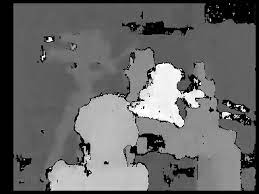
#> input picture MaxPool/depth_map_1.jpg, 259 x 194 px
$ python algo.py
#> lines starting #> are read from the running program, lines starting #| are printed output that depends on the picture
import cv2 as cv
import numpy as np
import statistics as stats
import cv2


def pool(im, a=10, b=0.5):
	for x in range(250,0,-10):
		if ((x-a <= im) & (im <= x+a)).sum() > b * im.size:
			return(x)
	else:
		return x

def localize(im,a=10,b=0.5, pool_x=5, pool_y=5, H=1920, W=1080, label="Image"):
	w,h = im.shape
	newimg = np.array([pool(im[i:i+pool_x, j:j+pool_y], a, b) for i in range(0,w-w%pool_x,pool_x) for j in range(0,h - h%pool_y,pool_y)]).reshape(w//pool_x, h//pool_y)
	cv2.imshow(label+str(newimg.shape), cv2.resize(newimg.astype('uint8'),(H,W), interpolation = cv.INTER_NEAREST))
	return newimg

#img_matrix = np.array([shapenret(img[i:i+x,j:j+y]) for i in range(0,x*n,x) for j in range(0,y*n,y)]).reshape(n,n,x,y,3)

def test(path):
#> called with path = 'depth_map_1.jpg'
	img = cv.imread(path, cv2.IMREAD_GRAYSCALE)
#> img is the input picture: shape (194, 259); min 0, max 255, mean 103.9
	cv.imshow(path, img)
	x, y = img.shape
#> x = 194; y = 259
	while(img.size > 81):
		img = localize(img,10,0.3,5, 5, y, x, path)
#> this loop made 2 passes
#> pass 1, in localize, `newimg = np.array([pool(im[i:i+pool_x, j:j+pool_y], a, b) for i in ran..`:
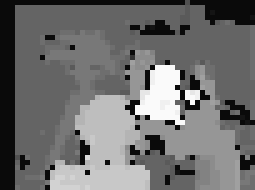
#> newimg: shape (38, 51) int64 (shown 5 times larger); min 10, max 250, mean 110.4
#> pass 1, in localize, `cv2.imshow(label+str(newimg.shape), cv2.resize(newimg.astype('uint8'),..`:
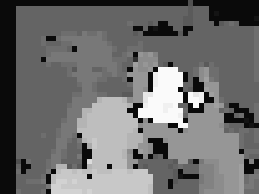
#> window 'depth_map_1.jpg(38, 51)': shape (194, 259); min 10, max 250, mean 109.8
#> pass 2, in localize (call 2), `cv2.imshow(label+str(newimg.shape), cv2.resize(newimg.astype('uint8'),..`:
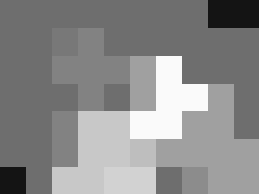
#> window 'depth_map_1.jpg(7, 10)': shape (194, 259); min 20, max 250, mean 138.3


test('depth_map_1.jpg')
#test('depth_map_2.jpg')
#test('depth_map_3.jpg')
#test('depth_map_4.jpg')
cv.waitKey(0)

$ run again, with MaxPool/depth_map_3.jpg copied over MaxPool/depth_map_1.jpg
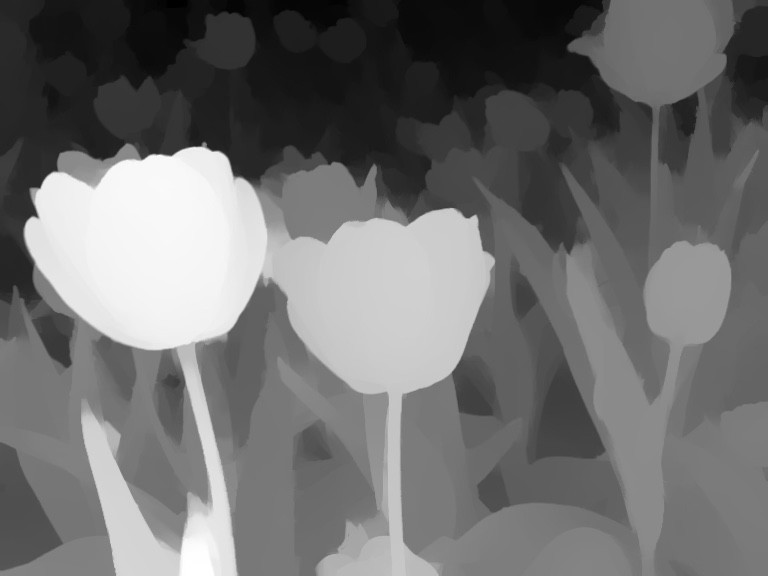
#> input picture MaxPool/depth_map_3.jpg, 768 x 576 px
#> in test, img is the input picture: shape (576, 768); min 0, max 255, mean 111.6
#> the loop in test, `while(img.size > 81):` made 3 passes
#> pass 1, in localize, `cv2.imshow(label+str(newimg.shape), cv2.resize(newimg.astype('uint8'),..`:
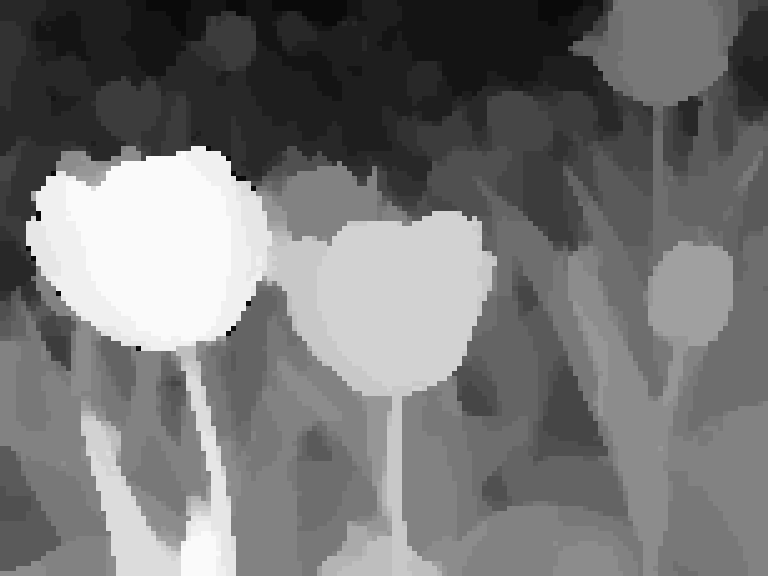
#> window 'depth_map_1.jpg(115, 153)': shape (576, 768); min 10, max 250, mean 117.5
#> pass 2, in localize (call 2), `cv2.imshow(label+str(newimg.shape), cv2.resize(newimg.astype('uint8'),..`:
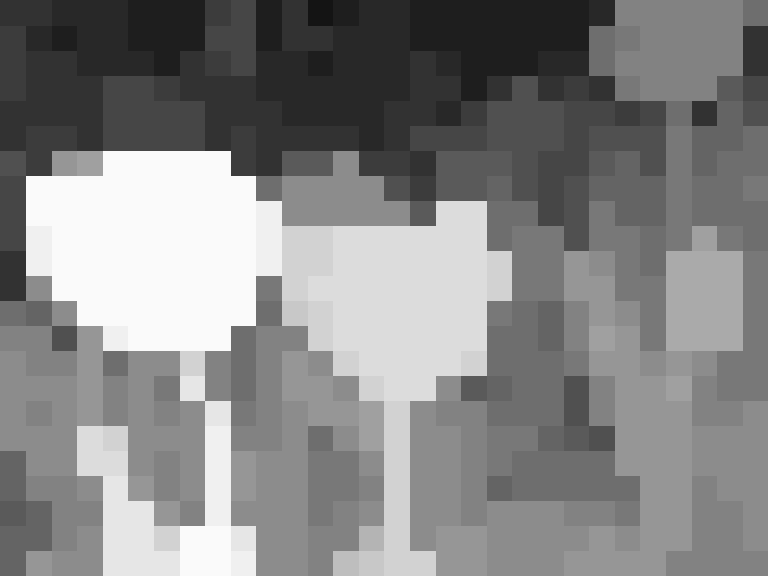
#> window 'depth_map_1.jpg(23, 30)': shape (576, 768); min 20, max 250, mean 132.4

$ run again, with MaxPool/depth_map_4.jpg copied over MaxPool/depth_map_1.jpg
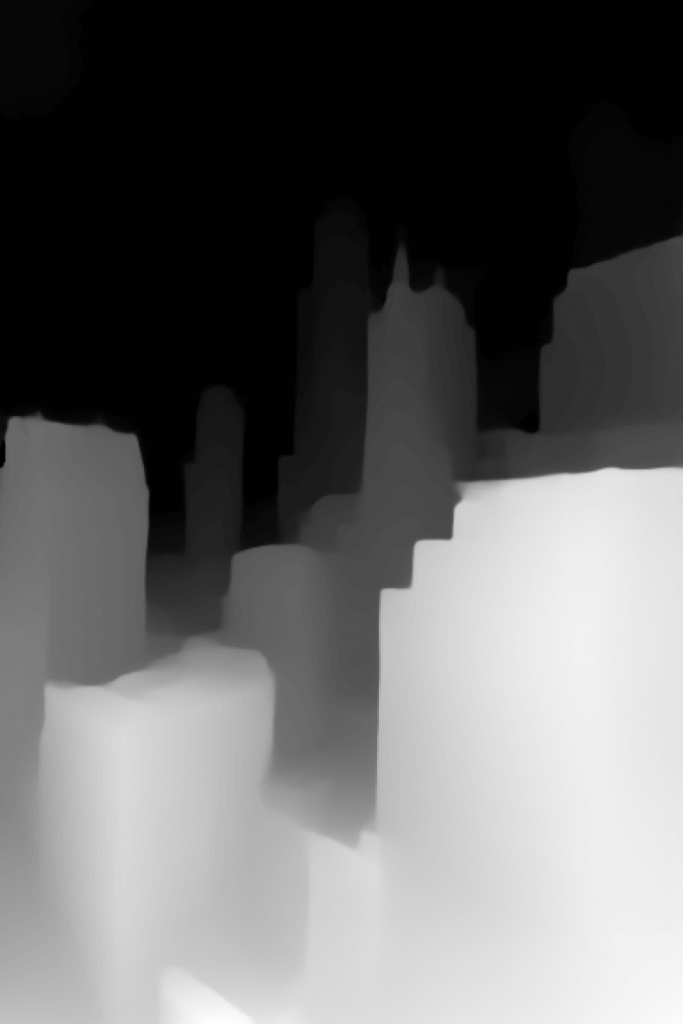
#> input picture MaxPool/depth_map_4.jpg, 683 x 1024 px
#> in test, img is the input picture: shape (1024, 683); min 0, max 255, mean 101.9
#> the loop in test, `while(img.size > 81):` made 3 passes
#> pass 1, in localize, `newimg = np.array([pool(im[i:i+pool_x, j:j+pool_y], a, b) for i in ran..`:
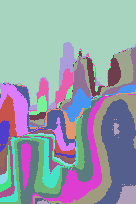
#> newimg: shape (204, 136) int64; 25 distinct labels, from 10 to 250; one colour per label, 0 black
#> pass 2, in localize (call 2), `cv2.imshow(label+str(newimg.shape), cv2.resize(newimg.astype('uint8'),..`:
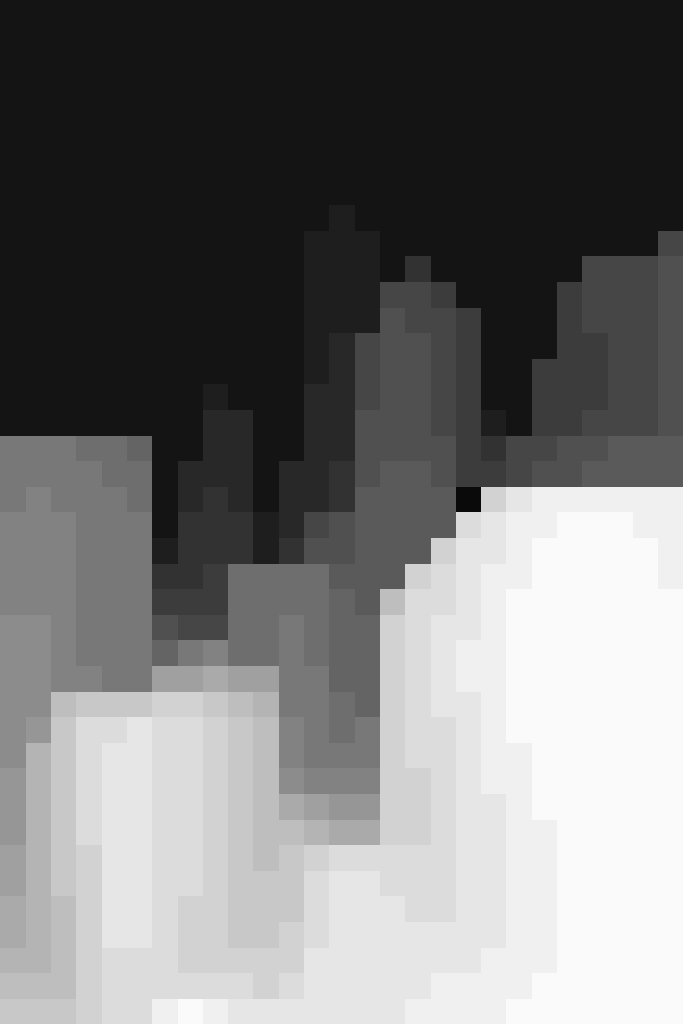
#> window 'depth_map_1.jpg(40, 27)': shape (1024, 683); min 10, max 250, mean 116.9
#> after the loop in test, `while(img.size > 81):`: img = [[30, 30, 30, 30, 30], [30, 30, 30, 30, 30], [30, 30, 40, 80, 80], [130, 50, 50, 90, 80], [140, 120, 120, 240, 250], [150, 220, 130, 240, 250], [230, 230, 200, 240, 250], [220, 230, 240, 250, 250]]
